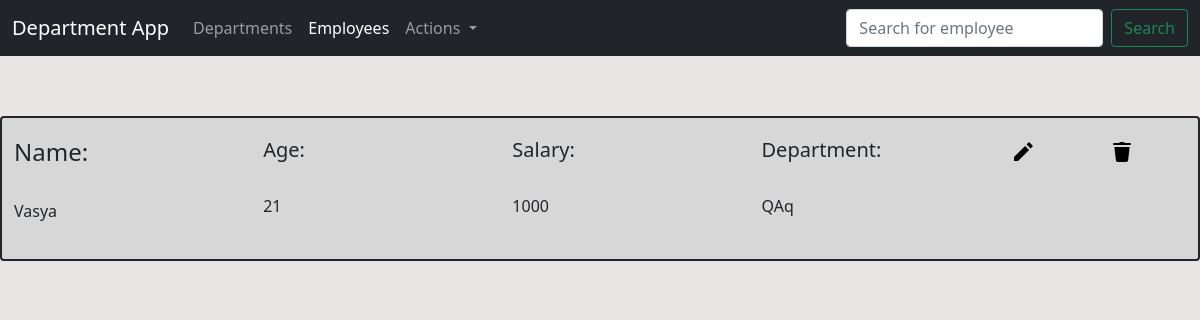
Page /employees on the earlier database version.
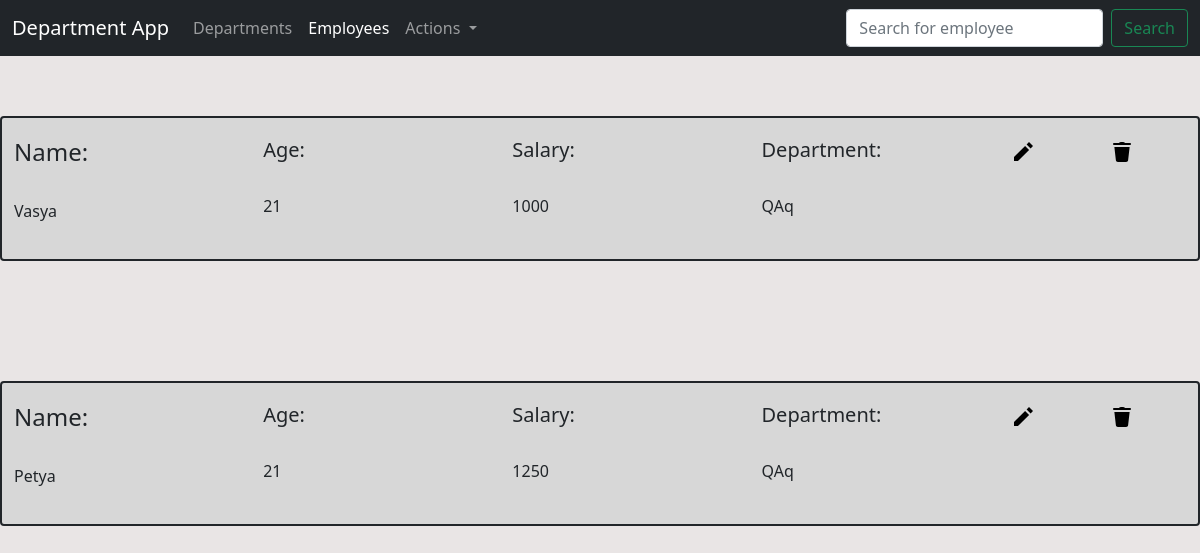
Same page on the later database version.
### department_app/models/employee_model.py (models this page shows, shortened)
class Employees(db.Model):
    id = db.Column(db.Integer, primary_key = True)
    emp_name = db.Column(db.String(50), nullable = False)
    emp_db = db.Column(db.String, nullable = False)
    emp_salary = db.Column(db.Integer, nullable = False)
    emp_department = db.Column(db.String(50), nullable = False)

### department_app/views/employees_view.py (the view)
@app.route("/employees")
def employees():
    age = {elem.id: count_age(elem.id) for elem in Employees.query.all()}
    return render_template('employees.html', all_emps = Employees.query.all(), age = age, menu = menu, dropdown = dropdown, title = 'Employees')

### department_app/service/common_funcs.py (called while the page is built)
def count_age(emp):
    temp = datetime.datetime.strptime(Employees.query.filter_by(id = emp).first().emp_db, "%Y-%m-%d")
    today = datetime.date.today()
    return today.year - temp.year - ((today.month, today.day) < (temp.month, temp.day))

### department_app/templates/employees.html (shortened to what this page needs)
{% extends 'base.html' %}
{% block content %}
{% for data in all_emps %}
    <section id="section-{{data.id}}">
      <div class="container-xxl">
        <div class="row">
          <span class="border border-dark border-2 rounded"  style="background-color: #D7D7D7;">
              <div class="row">
                  <div class="col">
                    <h4>Name:</h4>
                    <br>
                    <p>{{ data.emp_name }}</p>
                  </div>
                  <div class="col">
                    <h5>Age:</h5>
                    <br>
                    <p>{{age[data.id]}}</p>
                  </div>
                  <div class="col">
                    <h5>Salary:</h5>
                    <br>
                    <p>{{ data.emp_salary }}</p>
                  </div>
                  <div class="col">
                    <h5>Department:</h5>
                    <br>
                    <p>{{ data.emp_department }}</p>
                  </div>
                  <div class="col-1 align-items-end">
                    <a id="edit-{{data.id}}" href="employees/edit/{{data.id}}">
                      <img src = "../static/images/icons8-edit-24.svg", alt="Edit" style="padding-right: 60px">
                    </a>
                  </div>
                  <div class="col-1 align-items-end">
                    <a id="delete-{{data.id}}" href="employees/delete/{{data.id}}">
                      <img src = "../static/images/icons8-delete-24.svg", alt="Delete">
                    </a>
                  </div>
                </div>
          </span>
        </div>
      </div>
  </section>
{% endfor %}
{% endblock -%}

### department_app/templates/base.html (shortened to what this page needs)
<!DOCTYPE html>
<html lang="en">
<head>
    <link href="https://cdn.jsdelivr.net/npm/bootstrap@5.1.3/dist/css/bootstrap.min.css" rel="stylesheet">
    <link rel="stylesheet" href="../static/css/styles.css">
  </head>
<body>
    <header>
        <nav class="navbar navbar-expand-lg navbar-dark bg-dark">
            <div class="container-xxl">
              <a class="navbar-brand" href="{{ url_for('index') }}">Department App</a>
              <div class="collapse navbar-collapse" id="navbarSupportedContent">
                <ul class="navbar-nav me-auto mb-2 mb-lg-0">
                  {% for m in menu -%}
                  <li class="nav-item">
                    <a class="nav-link {{m.status}}" href="{{url_for(m.url)}}">{{m.name}}</a>
                  </li>
                  {% endfor -%}
                  <li class="nav-item dropdown">
                    <a class="nav-link dropdown-toggle" href="#" id="navbarDropdown" role="button" data-bs-toggle="dropdown" aria-expanded="false">
                      Actions
                    </a>
                  </li>
                </ul>
                <form class="d-flex" method="POST" action="{{url_for('search_by_name')}}">
                  <input name="search_str" class="form-control me-2" type="text" placeholder="Search for employee" >
                  <button class="btn btn-outline-success" type="submit">Search</button>
                </form>
              </div>
            </div>
          </nav>
    </header>
{% block content %} {% endblock %}

### department_app/static/css/styles.css (style rules this page uses)
section { padding-top: 40px; padding-bottom: 40px; }
.row { padding-top: 20px; padding-bottom: 20px; }
body { background-color: #E9E5E5; }

Differences in the rows shown:
added Employees: emp_name "Petya", age "21", emp_salary "1250", emp_department "QAq"
